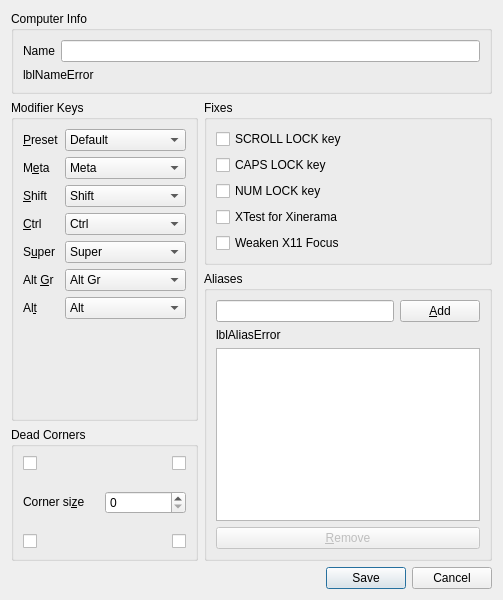
<?xml version="1.0" encoding="UTF-8"?>
<ui version="4.0">
 <class>ComputerSettingsDialog</class>
 <widget class="QDialog" name="ComputerSettingsDialog">
  <property name="geometry">
   <rect>
    <x>0</x>
    <y>0</y>
    <width>503</width>
    <height>600</height>
   </rect>
  </property>
  <property name="windowTitle">
   <string>Computer settings</string>
  </property>
  <layout class="QVBoxLayout" name="_2">
   <item>
    <widget class="QGroupBox" name="groupComputerName">
     <property name="sizePolicy">
      <sizepolicy hsizetype="Preferred" vsizetype="Maximum">
       <horstretch>0</horstretch>
       <verstretch>0</verstretch>
      </sizepolicy>
     </property>
     <property name="title">
      <string>Computer Info</string>
     </property>
     <layout class="QVBoxLayout" name="_3">
      <item>
       <layout class="QHBoxLayout" name="_4">
        <item>
         <widget class="QLabel" name="label_7">
          <property name="sizePolicy">
           <sizepolicy hsizetype="Preferred" vsizetype="Fixed">
            <horstretch>0</horstretch>
            <verstretch>0</verstretch>
           </sizepolicy>
          </property>
          <property name="text">
           <string>Name</string>
          </property>
          <property name="buddy">
           <cstring>lineNameEdit</cstring>
          </property>
         </widget>
        </item>
        <item>
         <widget class="QLineEdit" name="lineNameEdit">
          <property name="sizePolicy">
           <sizepolicy hsizetype="Expanding" vsizetype="Fixed">
            <horstretch>0</horstretch>
            <verstretch>0</verstretch>
           </sizepolicy>
          </property>
          <property name="maxLength">
           <number>255</number>
          </property>
         </widget>
        </item>
       </layout>
      </item>
      <item>
       <widget class="QLabel" name="lblNameError">
        <property name="sizePolicy">
         <sizepolicy hsizetype="Preferred" vsizetype="Fixed">
          <horstretch>0</horstretch>
          <verstretch>0</verstretch>
         </sizepolicy>
        </property>
        <property name="minimumSize">
         <size>
          <width>0</width>
          <height>0</height>
         </size>
        </property>
        <property name="text">
         <string notr="true">lblNameError</string>
        </property>
        <property name="alignment">
         <set>Qt::AlignmentFlag::AlignLeading|Qt::AlignmentFlag::AlignLeft|Qt::AlignmentFlag::AlignVCenter</set>
        </property>
       </widget>
      </item>
     </layout>
    </widget>
   </item>
   <item>
    <layout class="QHBoxLayout" name="layoutOptions">
     <item>
      <layout class="QVBoxLayout" name="layoutLeftSide">
       <item>
        <widget class="QGroupBox" name="groupModifers">
         <property name="title">
          <string>Modifier Keys</string>
         </property>
         <layout class="QFormLayout" name="formLayout_2">
          <item row="0" column="0">
           <widget class="QLabel" name="labelPreset">
            <property name="text">
             <string>&amp;Preset</string>
            </property>
            <property name="buddy">
             <cstring>comboPreset</cstring>
            </property>
           </widget>
          </item>
          <item row="0" column="1">
           <widget class="QComboBox" name="comboPreset">
            <item>
             <property name="text">
              <string>Default</string>
             </property>
            </item>
            <item>
             <property name="text">
              <string>Windows → Mac</string>
             </property>
            </item>
            <item>
             <property name="text">
              <string>Mac → Windows</string>
             </property>
            </item>
           </widget>
          </item>
          <item row="1" column="0">
           <widget class="QLabel" name="label_5">
            <property name="maximumSize">
             <size>
              <width>40</width>
              <height>16777215</height>
             </size>
            </property>
            <property name="text">
             <string>M&amp;eta</string>
            </property>
            <property name="buddy">
             <cstring>comboMeta</cstring>
            </property>
           </widget>
          </item>
          <item row="5" column="0">
           <widget class="QLabel" name="label_3">
            <property name="text">
             <string>&amp;Ctrl</string>
            </property>
            <property name="buddy">
             <cstring>comboCtrl</cstring>
            </property>
           </widget>
          </item>
          <item row="7" column="0">
           <widget class="QLabel" name="label_6">
            <property name="text">
             <string>S&amp;uper</string>
            </property>
            <property name="buddy">
             <cstring>comboSuper</cstring>
            </property>
           </widget>
          </item>
          <item row="10" column="0">
           <widget class="QLabel" name="label_4">
            <property name="text">
             <string>Al&amp;t</string>
            </property>
            <property name="buddy">
             <cstring>comboAlt</cstring>
            </property>
           </widget>
          </item>
          <item row="1" column="1">
           <widget class="QComboBox" name="comboMeta">
            <property name="currentIndex">
             <number>3</number>
            </property>
            <item>
             <property name="text">
              <string>Shift</string>
             </property>
            </item>
            <item>
             <property name="text">
              <string>Ctrl</string>
             </property>
            </item>
            <item>
             <property name="text">
              <string>Alt</string>
             </property>
            </item>
            <item>
             <property name="text">
              <string>Meta</string>
             </property>
            </item>
            <item>
             <property name="text">
              <string>Super</string>
             </property>
            </item>
            <item>
             <property name="text">
              <string>Alt Gr</string>
             </property>
            </item>
            <item>
             <property name="text">
              <string>None</string>
             </property>
            </item>
           </widget>
          </item>
          <item row="3" column="1">
           <widget class="QComboBox" name="comboShift">
            <item>
             <property name="text">
              <string>Shift</string>
             </property>
            </item>
            <item>
             <property name="text">
              <string>Ctrl</string>
             </property>
            </item>
            <item>
             <property name="text">
              <string>Alt</string>
             </property>
            </item>
            <item>
             <property name="text">
              <string>Meta</string>
             </property>
            </item>
            <item>
             <property name="text">
              <string>Super</string>
             </property>
            </item>
            <item>
             <property name="text">
              <string>Alt Gr</string>
             </property>
            </item>
            <item>
             <property name="text">
              <string>None</string>
             </property>
            </item>
           </widget>
          </item>
          <item row="3" column="0">
           <widget class="QLabel" name="label_2">
            <property name="maximumSize">
             <size>
              <width>40</width>
              <height>16777215</height>
             </size>
            </property>
            <property name="text">
             <string>&amp;Shift</string>
            </property>
            <property name="buddy">
             <cstring>comboShift</cstring>
            </property>
           </widget>
          </item>
          <item row="10" column="1">
           <widget class="QComboBox" name="comboAlt">
            <property name="currentIndex">
             <number>2</number>
            </property>
            <item>
             <property name="text">
              <string>Shift</string>
             </property>
            </item>
            <item>
             <property name="text">
              <string>Ctrl</string>
             </property>
            </item>
            <item>
             <property name="text">
              <string>Alt</string>
             </property>
            </item>
            <item>
             <property name="text">
              <string>Meta</string>
             </property>
            </item>
            <item>
             <property name="text">
              <string>Super</string>
             </property>
            </item>
            <item>
             <property name="text">
              <string>Alt Gr</string>
             </property>
            </item>
            <item>
             <property name="text">
              <string>None</string>
             </property>
            </item>
           </widget>
          </item>
          <item row="7" column="1">
           <widget class="QComboBox" name="comboSuper">
            <property name="currentIndex">
             <number>4</number>
            </property>
            <item>
             <property name="text">
              <string>Shift</string>
             </property>
            </item>
            <item>
             <property name="text">
              <string>Ctrl</string>
             </property>
            </item>
            <item>
             <property name="text">
              <string>Alt</string>
             </property>
            </item>
            <item>
             <property name="text">
              <string>Meta</string>
             </property>
            </item>
            <item>
             <property name="text">
              <string>Super</string>
             </property>
            </item>
            <item>
             <property name="text">
              <string>Alt Gr</string>
             </property>
            </item>
            <item>
             <property name="text">
              <string>None</string>
             </property>
            </item>
           </widget>
          </item>
          <item row="5" column="1">
           <widget class="QComboBox" name="comboCtrl">
            <property name="currentIndex">
             <number>1</number>
            </property>
            <item>
             <property name="text">
              <string>Shift</string>
             </property>
            </item>
            <item>
             <property name="text">
              <string>Ctrl</string>
             </property>
            </item>
            <item>
             <property name="text">
              <string>Alt</string>
             </property>
            </item>
            <item>
             <property name="text">
              <string>Meta</string>
             </property>
            </item>
            <item>
             <property name="text">
              <string>Super</string>
             </property>
            </item>
            <item>
             <property name="text">
              <string>Alt Gr</string>
             </property>
            </item>
            <item>
             <property name="text">
              <string>None</string>
             </property>
            </item>
           </widget>
          </item>
          <item row="8" column="0">
           <widget class="QLabel" name="labelAltGr">
            <property name="text">
             <string>Alt &amp;Gr</string>
            </property>
            <property name="buddy">
             <cstring>comboAltGr</cstring>
            </property>
           </widget>
          </item>
          <item row="8" column="1">
           <widget class="QComboBox" name="comboAltGr">
            <property name="currentIndex">
             <number>5</number>
            </property>
            <item>
             <property name="text">
              <string>Shift</string>
             </property>
            </item>
            <item>
             <property name="text">
              <string>Ctrl</string>
             </property>
            </item>
            <item>
             <property name="text">
              <string>Alt</string>
             </property>
            </item>
            <item>
             <property name="text">
              <string>Meta</string>
             </property>
            </item>
            <item>
             <property name="text">
              <string>Super</string>
             </property>
            </item>
            <item>
             <property name="text">
              <string>Alt Gr</string>
             </property>
            </item>
            <item>
             <property name="text">
              <string>None</string>
             </property>
            </item>
           </widget>
          </item>
         </layout>
        </widget>
       </item>
       <item>
        <widget class="QGroupBox" name="groupDeadCorners">
         <property name="title">
          <string>Dead Corners</string>
         </property>
         <layout class="QVBoxLayout" name="verticalLayout_2">
          <property name="spacing">
           <number>20</number>
          </property>
          <property name="sizeConstraint">
           <enum>QLayout::SizeConstraint::SetMinAndMaxSize</enum>
          </property>
          <item>
           <layout class="QHBoxLayout" name="layoutDeadCornersTop">
            <item>
             <widget class="QCheckBox" name="chkDeadTopLeft">
              <property name="minimumSize">
               <size>
                <width>0</width>
                <height>0</height>
               </size>
              </property>
              <property name="toolTip">
               <string>Top Left</string>
              </property>
              <property name="autoRepeatInterval">
               <number>100</number>
              </property>
             </widget>
            </item>
            <item>
             <widget class="QCheckBox" name="chkDeadTopRight">
              <property name="minimumSize">
               <size>
                <width>0</width>
                <height>0</height>
               </size>
              </property>
              <property name="toolTip">
               <string>Top Right</string>
              </property>
              <property name="layoutDirection">
               <enum>Qt::LayoutDirection::RightToLeft</enum>
              </property>
             </widget>
            </item>
           </layout>
          </item>
          <item>
           <layout class="QHBoxLayout" name="layoutCornerSize">
            <item>
             <widget class="QLabel" name="label">
              <property name="sizePolicy">
               <sizepolicy hsizetype="Fixed" vsizetype="Fixed">
                <horstretch>0</horstretch>
                <verstretch>0</verstretch>
               </sizepolicy>
              </property>
              <property name="text">
               <string>Corner si&amp;ze</string>
              </property>
              <property name="buddy">
               <cstring>sbSwitchCornerSize</cstring>
              </property>
             </widget>
            </item>
            <item>
             <widget class="QSpinBox" name="sbSwitchCornerSize">
              <property name="sizePolicy">
               <sizepolicy hsizetype="Preferred" vsizetype="Fixed">
                <horstretch>0</horstretch>
                <verstretch>0</verstretch>
               </sizepolicy>
              </property>
              <property name="minimumSize">
               <size>
                <width>70</width>
                <height>0</height>
               </size>
              </property>
              <property name="maximum">
               <number>999</number>
              </property>
             </widget>
            </item>
           </layout>
          </item>
          <item>
           <layout class="QHBoxLayout" name="layoutDeadCornersBottom">
            <item>
             <widget class="QCheckBox" name="chkDeadBottomLeft">
              <property name="minimumSize">
               <size>
                <width>0</width>
                <height>0</height>
               </size>
              </property>
              <property name="toolTip">
               <string>Bottom Left</string>
              </property>
             </widget>
            </item>
            <item>
             <widget class="QCheckBox" name="chkDeadBottomRight">
              <property name="minimumSize">
               <size>
                <width>0</width>
                <height>0</height>
               </size>
              </property>
              <property name="toolTip">
               <string>Bottom Right</string>
              </property>
              <property name="layoutDirection">
               <enum>Qt::LayoutDirection::RightToLeft</enum>
              </property>
             </widget>
            </item>
           </layout>
          </item>
         </layout>
        </widget>
       </item>
      </layout>
     </item>
     <item>
      <layout class="QVBoxLayout" name="layoutRightSide">
       <item>
        <widget class="QGroupBox" name="groupFixes">
         <property name="title">
          <string>Fixes</string>
         </property>
         <layout class="QVBoxLayout" name="verticalLayout_3">
          <item>
           <widget class="QCheckBox" name="chkFixScrollLock">
            <property name="sizePolicy">
             <sizepolicy hsizetype="Minimum" vsizetype="Preferred">
              <horstretch>0</horstretch>
              <verstretch>0</verstretch>
             </sizepolicy>
            </property>
            <property name="text">
             <string>SCROLL LOCK key</string>
            </property>
           </widget>
          </item>
          <item>
           <widget class="QCheckBox" name="chkFixCapsLock">
            <property name="sizePolicy">
             <sizepolicy hsizetype="Minimum" vsizetype="Preferred">
              <horstretch>0</horstretch>
              <verstretch>0</verstretch>
             </sizepolicy>
            </property>
            <property name="text">
             <string>CAPS LOCK key</string>
            </property>
           </widget>
          </item>
          <item>
           <widget class="QCheckBox" name="chkFixNumLock">
            <property name="sizePolicy">
             <sizepolicy hsizetype="Minimum" vsizetype="Preferred">
              <horstretch>0</horstretch>
              <verstretch>0</verstretch>
             </sizepolicy>
            </property>
            <property name="text">
             <string>NUM LOCK key</string>
            </property>
           </widget>
          </item>
          <item>
           <widget class="QCheckBox" name="chkFixXTest">
            <property name="sizePolicy">
             <sizepolicy hsizetype="Minimum" vsizetype="Preferred">
              <horstretch>0</horstretch>
              <verstretch>0</verstretch>
             </sizepolicy>
            </property>
            <property name="text">
             <string>XTest for Xinerama</string>
            </property>
            <property name="checked">
             <bool>false</bool>
            </property>
           </widget>
          </item>
          <item>
           <widget class="QCheckBox" name="chkWeakX11Focus">
            <property name="toolTip">
             <string>X11 computers Only, When enabled the client will not give focus to its focused window as soon as the client is switched to. This can help prevent unwanted focus stealing with some X11 setups.</string>
            </property>
            <property name="text">
             <string>Weaken X11 Focus</string>
            </property>
           </widget>
          </item>
         </layout>
        </widget>
       </item>
       <item>
        <widget class="QGroupBox" name="groupAliases">
         <property name="sizePolicy">
          <sizepolicy hsizetype="Preferred" vsizetype="Expanding">
           <horstretch>0</horstretch>
           <verstretch>0</verstretch>
          </sizepolicy>
         </property>
         <property name="title">
          <string>Aliases</string>
         </property>
         <layout class="QVBoxLayout" name="verticalLayout">
          <item>
           <layout class="QHBoxLayout" name="horizontalLayout">
            <item>
             <widget class="QLineEdit" name="lineAddAlias">
              <property name="sizePolicy">
               <sizepolicy hsizetype="Expanding" vsizetype="Fixed">
                <horstretch>0</horstretch>
                <verstretch>0</verstretch>
               </sizepolicy>
              </property>
              <property name="minimumSize">
               <size>
                <width>168</width>
                <height>20</height>
               </size>
              </property>
              <property name="maxLength">
               <number>255</number>
              </property>
             </widget>
            </item>
            <item>
             <widget class="QPushButton" name="btnAddAlias">
              <property name="enabled">
               <bool>true</bool>
              </property>
              <property name="text">
               <string>&amp;Add</string>
              </property>
             </widget>
            </item>
           </layout>
          </item>
          <item>
           <widget class="QLabel" name="lblAliasError">
            <property name="sizePolicy">
             <sizepolicy hsizetype="Minimum" vsizetype="Maximum">
              <horstretch>0</horstretch>
              <verstretch>0</verstretch>
             </sizepolicy>
            </property>
            <property name="minimumSize">
             <size>
              <width>0</width>
              <height>0</height>
             </size>
            </property>
            <property name="maximumSize">
             <size>
              <width>16777215</width>
              <height>16777215</height>
             </size>
            </property>
            <property name="text">
             <string notr="true">lblAliasError</string>
            </property>
            <property name="wordWrap">
             <bool>true</bool>
            </property>
           </widget>
          </item>
          <item>
           <widget class="QListWidget" name="listAliases">
            <property name="sizePolicy">
             <sizepolicy hsizetype="Preferred" vsizetype="Expanding">
              <horstretch>0</horstretch>
              <verstretch>0</verstretch>
             </sizepolicy>
            </property>
            <property name="minimumSize">
             <size>
              <width>0</width>
              <height>0</height>
             </size>
            </property>
            <property name="maximumSize">
             <size>
              <width>16777215</width>
              <height>16777215</height>
             </size>
            </property>
            <property name="selectionMode">
             <enum>QAbstractItemView::SelectionMode::ExtendedSelection</enum>
            </property>
           </widget>
          </item>
          <item>
           <widget class="QPushButton" name="btnRemoveAlias">
            <property name="enabled">
             <bool>false</bool>
            </property>
            <property name="text">
             <string>&amp;Remove</string>
            </property>
           </widget>
          </item>
         </layout>
        </widget>
       </item>
      </layout>
     </item>
    </layout>
   </item>
   <item>
    <widget class="QDialogButtonBox" name="buttonBox">
     <property name="minimumSize">
      <size>
       <width>0</width>
       <height>0</height>
      </size>
     </property>
     <property name="orientation">
      <enum>Qt::Orientation::Horizontal</enum>
     </property>
     <property name="standardButtons">
      <set>QDialogButtonBox::StandardButton::Cancel|QDialogButtonBox::StandardButton::Save</set>
     </property>
    </widget>
   </item>
  </layout>
 </widget>
 <tabstops>
  <tabstop>lineNameEdit</tabstop>
  <tabstop>comboPreset</tabstop>
  <tabstop>comboMeta</tabstop>
  <tabstop>comboShift</tabstop>
  <tabstop>comboCtrl</tabstop>
  <tabstop>comboSuper</tabstop>
  <tabstop>comboAltGr</tabstop>
  <tabstop>comboAlt</tabstop>
  <tabstop>chkDeadTopLeft</tabstop>
  <tabstop>chkDeadTopRight</tabstop>
  <tabstop>sbSwitchCornerSize</tabstop>
  <tabstop>chkDeadBottomLeft</tabstop>
  <tabstop>chkDeadBottomRight</tabstop>
  <tabstop>chkFixScrollLock</tabstop>
  <tabstop>chkFixCapsLock</tabstop>
  <tabstop>chkFixNumLock</tabstop>
  <tabstop>chkFixXTest</tabstop>
  <tabstop>lineAddAlias</tabstop>
  <tabstop>btnAddAlias</tabstop>
  <tabstop>listAliases</tabstop>
  <tabstop>btnRemoveAlias</tabstop>
 </tabstops>
 <resources/>
 <connections/>
</ui>
